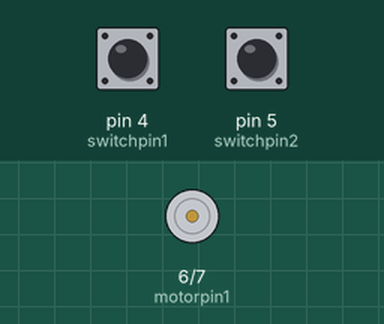
Simulated run of this sketch. Board: Arduino Uno, built with avr-gcc and run on an emulated ATmega328P. Shown: motor-driver pin pairs drawn as motors (green arrow = first pin HIGH = forward, orange = second pin HIGH = backward, longer = more drive). The inputs (shaded band) are chosen by the test bench; at power-on: pin 4 (switchpin1) LOW, pin 5 (switchpin2) LOW.

Above: at 1.2 s.
1.3 s: pin 4 (switchpin1) pulled HIGH for 0.15 s
At 2.1 s:
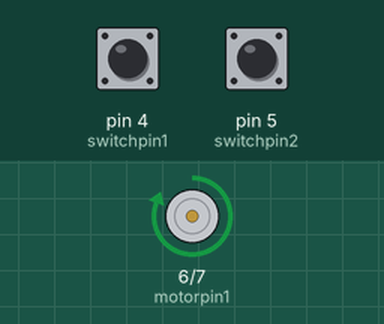
2.9 s: pin 5 (switchpin2) pulled HIGH for 0.15 s
At 3.4 s:
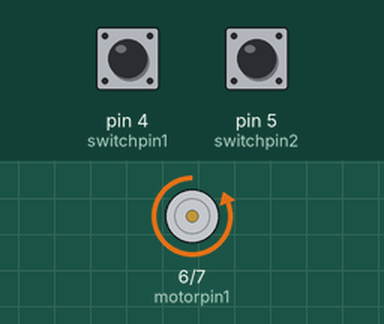
4.5 s: pin 4 (switchpin1) pulled HIGH for 1 s
At 5.8 s:
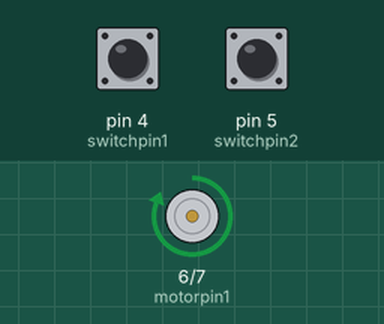
7.0 s: pin 5 (switchpin2) pulled HIGH for 1 s
At 7.7 s:
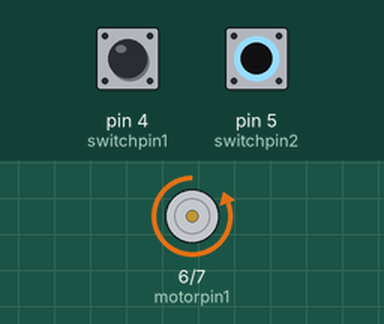
Timing chart, 0 to 10.0 s (numbered marks = the images above; inputs shaded):
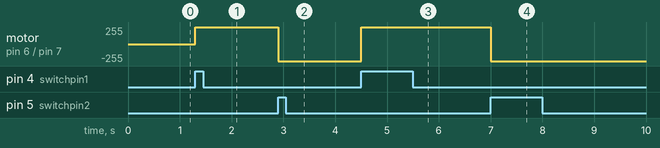

Measured:
- after the input at 1.3 s, motor on pin 6 (motorpin1) / pin 7 (motorpin2): stopped → forward 255/255 at once
- after the input at 2.9 s, motor on pin 6 (motorpin1) / pin 7 (motorpin2): forward 255/255 → backward 255/255 at once
- after the input at 4.5 s, motor on pin 6 (motorpin1) / pin 7 (motorpin2): backward 255/255 → forward 255/255 at once
- after the input at 7.0 s, motor on pin 6 (motorpin1) / pin 7 (motorpin2): forward 255/255 → backward 255/255 at once

The sketch:

dcmotorbidirectionalcontrol.ino
```cpp
const int switchpin1 = 4,switchpin2 = 5;
const int motorpin1 = 6, motorpin2 = 7;
 int switchstate1 = 0,switchstate2= 0;
void setup()
{
  pinMode(motorpin1, OUTPUT);
  pinMode(motorpin2, OUTPUT);
  pinMode(switchpin1, INPUT);
  pinMode(switchpin2, INPUT);
}
void loop()
{
  switchstate1 = digitalRead(switchpin1);
  switchstate2 = digitalRead(switchpin2);
  if(switchstate1 == HIGH)
  {
    digitalWrite(motorpin1, HIGH);
    digitalWrite(motorpin2, LOW);
  }
  else if (switchstate2 == HIGH)
  {
  digitalWrite(motorpin1, LOW);
  digitalWrite(motorpin2, HIGH);
}
}
```
